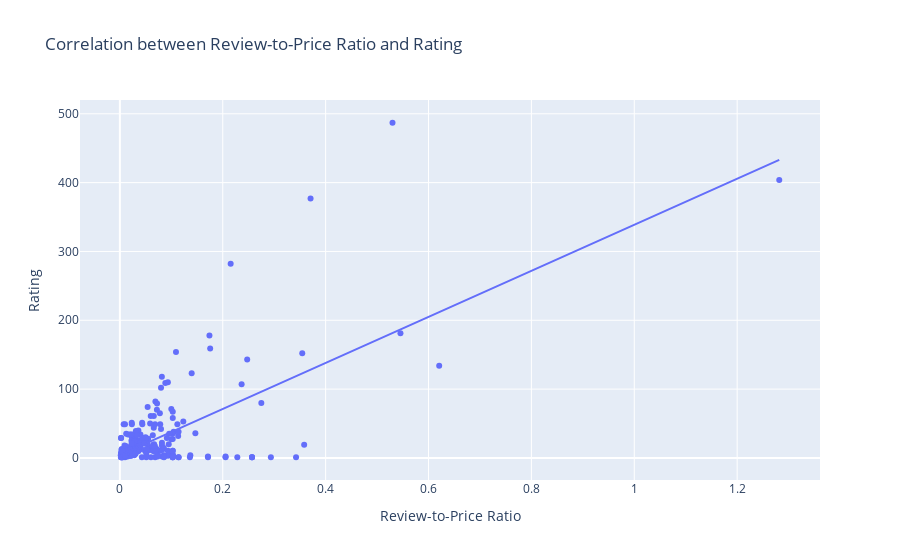

The code cell stored with this chart in its notebook:
### Code cell
# Calculate review-to-price ratio
df['Review to Price Ratio'] = df['Number of Reviews'] / df['Original Price']

# Verify the actual column name for rating and use it
rating_column = 'Total Ratings'  # Replace with the correct column name from your dataset

# Calculate correlation coefficient between review-to-price ratio and rating
corr_coef, _ = pearsonr(df['Review to Price Ratio'], df[rating_column])
print(f'Correlation Coefficient: {corr_coef:.2f}')

# Create scatter plot
fig = px.scatter(df, x='Review to Price Ratio', y=rating_column, trendline='ols',
                 title='Correlation between Review-to-Price Ratio and Rating',
                 labels={'Review to Price Ratio': 'Review-to-Price Ratio', rating_column: 'Rating'})

iplot(fig)

### Figure 1 — Plotly figure (JSON) as saved in the notebook; plotly's stock layout.template omitted (floating-point values rounded to 4 significant figures; data arrays with more than 128 entries replaced by an {"elided": "..."} marker saying what was removed)
{"data": [{"hovertemplate": "Review-to-Price Ratio=%{x}<br>Rating=%{y}<extra></extra>", "legendgroup": "", "marker": {"color": "#636efa", "symbol": "circle"}, "mode": "markers", "name": "", "orientation": "v", "showlegend": false, "type": "scatter", "x": {"elided": "337 float values"}, "xaxis": "x", "y": {"elided": "337 float values"}, "yaxis": "y"}, {"hovertemplate": "<b>OLS trendline</b><br>Total Ratings = 334.654 * Review to Price Ratio + 4.16822<br>R<sup>2</sup>=0.482882<br><br>Review-to-Price Ratio=%{x}<br>Rating=%{y} <b>(trend)</b><extra></extra>", "legendgroup": "", "marker": {"color": "#636efa", "symbol": "circle"}, "mode": "lines", "name": "", "showlegend": false, "type": "scatter", "x": {"elided": "337 float values"}, "xaxis": "x", "y": {"elided": "337 float values"}, "yaxis": "y"}], "layout": {"legend": {"tracegroupgap": 0}, "title": {"text": "Correlation between Review-to-Price Ratio and Rating"}, "xaxis": {"anchor": "y", "domain": [0, 1], "title": {"text": "Review-to-Price Ratio"}}, "yaxis": {"anchor": "x", "domain": [0, 1], "title": {"text": "Rating"}}}}
